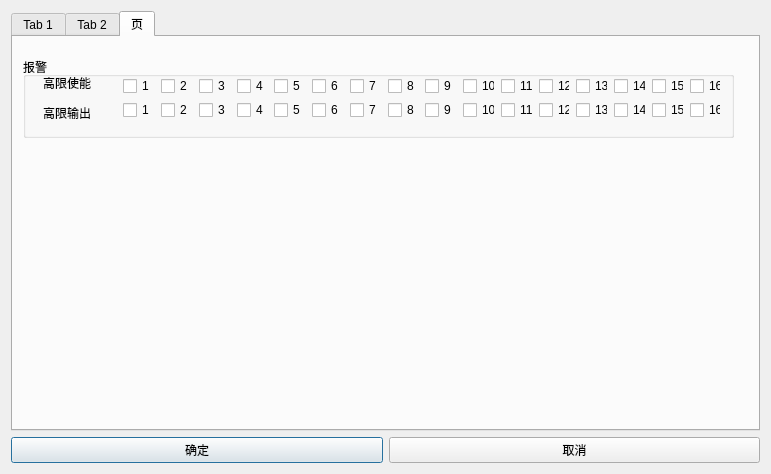
<?xml version="1.0" encoding="UTF-8"?>
<ui version="4.0">
 <class>DO_Editer</class>
 <widget class="QDialog" name="DO_Editer">
  <property name="geometry">
   <rect>
    <x>0</x>
    <y>0</y>
    <width>771</width>
    <height>474</height>
   </rect>
  </property>
  <property name="windowTitle">
   <string>Dialog</string>
  </property>
  <layout class="QGridLayout" name="gridLayout_2">
   <item row="0" column="0">
    <layout class="QGridLayout" name="gridLayout">
     <item row="0" column="0">
      <widget class="QTabWidget" name="tabWidget">
       <property name="currentIndex">
        <number>2</number>
       </property>
       <widget class="QWidget" name="tab">
        <attribute name="title">
         <string>Tab 1</string>
        </attribute>
        <widget class="QGroupBox" name="groupBox">
         <property name="geometry">
          <rect>
           <x>10</x>
           <y>20</y>
           <width>727</width>
           <height>161</height>
          </rect>
         </property>
         <property name="title">
          <string/>
         </property>
         <widget class="QLabel" name="label">
          <property name="geometry">
           <rect>
            <x>21</x>
            <y>20</y>
            <width>24</width>
            <height>16</height>
           </rect>
          </property>
          <property name="text">
           <string>通道</string>
          </property>
         </widget>
         <widget class="QComboBox" name="ChannelCBX">
          <property name="geometry">
           <rect>
            <x>102</x>
            <y>21</y>
            <width>69</width>
            <height>20</height>
           </rect>
          </property>
         </widget>
         <widget class="QLabel" name="label_2">
          <property name="geometry">
           <rect>
            <x>21</x>
            <y>60</y>
            <width>41</width>
            <height>16</height>
           </rect>
          </property>
          <property name="text">
           <string>平台ID</string>
          </property>
         </widget>
         <widget class="QLineEdit" name="SubPrjNameID">
          <property name="geometry">
           <rect>
            <x>101</x>
            <y>60</y>
            <width>133</width>
            <height>20</height>
           </rect>
          </property>
         </widget>
         <widget class="QLineEdit" name="SubPrjName">
          <property name="geometry">
           <rect>
            <x>101</x>
            <y>90</y>
            <width>133</width>
            <height>20</height>
           </rect>
          </property>
         </widget>
         <widget class="QLabel" name="label_17">
          <property name="geometry">
           <rect>
            <x>21</x>
            <y>90</y>
            <width>41</width>
            <height>16</height>
           </rect>
          </property>
          <property name="text">
           <string>点位名</string>
          </property>
         </widget>
         <widget class="QLineEdit" name="SubPrjNum">
          <property name="geometry">
           <rect>
            <x>100</x>
            <y>120</y>
            <width>133</width>
            <height>20</height>
           </rect>
          </property>
         </widget>
         <widget class="QLabel" name="label_18">
          <property name="geometry">
           <rect>
            <x>20</x>
            <y>120</y>
            <width>51</width>
            <height>16</height>
           </rect>
          </property>
          <property name="text">
           <string>分项编号</string>
          </property>
         </widget>
         <widget class="QLabel" name="Linklable">
          <property name="geometry">
           <rect>
            <x>260</x>
            <y>90</y>
            <width>91</width>
            <height>16</height>
           </rect>
          </property>
          <property name="text">
           <string>获取平台参数</string>
          </property>
         </widget>
        </widget>
       </widget>
       <widget class="QWidget" name="tab_2">
        <attribute name="title">
         <string>Tab 2</string>
        </attribute>
        <widget class="QGroupBox" name="groupBox_3">
         <property name="geometry">
          <rect>
           <x>10</x>
           <y>20</y>
           <width>725</width>
           <height>186</height>
          </rect>
         </property>
         <property name="title">
          <string>报警开关</string>
         </property>
         <widget class="QCheckBox" name="EnableCBX">
          <property name="geometry">
           <rect>
            <x>10</x>
            <y>20</y>
            <width>71</width>
            <height>16</height>
           </rect>
          </property>
          <property name="text">
           <string>ENABLE</string>
          </property>
         </widget>
        </widget>
       </widget>
       <widget class="QWidget" name="tab_5">
        <attribute name="title">
         <string>页</string>
        </attribute>
        <widget class="QGroupBox" name="groupBox_5">
         <property name="geometry">
          <rect>
           <x>10</x>
           <y>20</y>
           <width>711</width>
           <height>81</height>
          </rect>
         </property>
         <property name="title">
          <string>报警</string>
         </property>
         <widget class="QWidget" name="layoutWidget_2">
          <property name="geometry">
           <rect>
            <x>100</x>
            <y>44</y>
            <width>598</width>
            <height>18</height>
           </rect>
          </property>
          <layout class="QHBoxLayout" name="DI_DO_OUT_Layout">
           <item>
            <widget class="QCheckBox" name="DI_DO1_OUT">
             <property name="text">
              <string>1</string>
             </property>
            </widget>
           </item>
           <item>
            <widget class="QCheckBox" name="DI_DO2_OUT">
             <property name="text">
              <string>2</string>
             </property>
            </widget>
           </item>
           <item>
            <widget class="QCheckBox" name="DI_DO3_OUT">
             <property name="text">
              <string>3</string>
             </property>
            </widget>
           </item>
           <item>
            <widget class="QCheckBox" name="DI_DO4_OUT">
             <property name="text">
              <string>4</string>
             </property>
            </widget>
           </item>
           <item>
            <widget class="QCheckBox" name="DI_DO5_OUT">
             <property name="text">
              <string>5</string>
             </property>
            </widget>
           </item>
           <item>
            <widget class="QCheckBox" name="DI_DO6_OUT">
             <property name="text">
              <string>6</string>
             </property>
            </widget>
           </item>
           <item>
            <widget class="QCheckBox" name="DI_DO7_OUT">
             <property name="text">
              <string>7</string>
             </property>
            </widget>
           </item>
           <item>
            <widget class="QCheckBox" name="DI_DO8_OUT">
             <property name="text">
              <string>8</string>
             </property>
            </widget>
           </item>
           <item>
            <widget class="QCheckBox" name="DI_DO9_OUT">
             <property name="text">
              <string>9</string>
             </property>
            </widget>
           </item>
           <item>
            <widget class="QCheckBox" name="DI_DO10_OUT">
             <property name="text">
              <string>10</string>
             </property>
            </widget>
           </item>
           <item>
            <widget class="QCheckBox" name="DI_DO11_OUT">
             <property name="text">
              <string>11</string>
             </property>
            </widget>
           </item>
           <item>
            <widget class="QCheckBox" name="DI_DO12_OUT">
             <property name="text">
              <string>12</string>
             </property>
            </widget>
           </item>
           <item>
            <widget class="QCheckBox" name="DI_DO13_OUT">
             <property name="text">
              <string>13</string>
             </property>
            </widget>
           </item>
           <item>
            <widget class="QCheckBox" name="DI_DO14_OUT">
             <property name="text">
              <string>14</string>
             </property>
            </widget>
           </item>
           <item>
            <widget class="QCheckBox" name="DI_DO15_OUT">
             <property name="text">
              <string>15</string>
             </property>
            </widget>
           </item>
           <item>
            <widget class="QCheckBox" name="DI_DO16_OUT">
             <property name="text">
              <string>16</string>
             </property>
            </widget>
           </item>
          </layout>
         </widget>
         <widget class="QWidget" name="layoutWidget_3">
          <property name="geometry">
           <rect>
            <x>100</x>
            <y>20</y>
            <width>598</width>
            <height>18</height>
           </rect>
          </property>
          <layout class="QHBoxLayout" name="DI_DO_ENB_Layout">
           <item>
            <widget class="QCheckBox" name="DI_DO1_ENB">
             <property name="text">
              <string>1</string>
             </property>
            </widget>
           </item>
           <item>
            <widget class="QCheckBox" name="DI_DO2_ENB">
             <property name="text">
              <string>2</string>
             </property>
            </widget>
           </item>
           <item>
            <widget class="QCheckBox" name="DI_DO3_ENB">
             <property name="text">
              <string>3</string>
             </property>
            </widget>
           </item>
           <item>
            <widget class="QCheckBox" name="DI_DO4_ENB">
             <property name="text">
              <string>4</string>
             </property>
            </widget>
           </item>
           <item>
            <widget class="QCheckBox" name="DI_DO5_ENB">
             <property name="text">
              <string>5</string>
             </property>
            </widget>
           </item>
           <item>
            <widget class="QCheckBox" name="DI_DO6_ENB">
             <property name="text">
              <string>6</string>
             </property>
            </widget>
           </item>
           <item>
            <widget class="QCheckBox" name="DI_DO7_ENB">
             <property name="text">
              <string>7</string>
             </property>
            </widget>
           </item>
           <item>
            <widget class="QCheckBox" name="DI_DO8_ENB">
             <property name="text">
              <string>8</string>
             </property>
            </widget>
           </item>
           <item>
            <widget class="QCheckBox" name="DI_DO9_ENB">
             <property name="text">
              <string>9</string>
             </property>
            </widget>
           </item>
           <item>
            <widget class="QCheckBox" name="DI_DO10_ENB">
             <property name="text">
              <string>10</string>
             </property>
            </widget>
           </item>
           <item>
            <widget class="QCheckBox" name="DI_DO11_ENB">
             <property name="text">
              <string>11</string>
             </property>
            </widget>
           </item>
           <item>
            <widget class="QCheckBox" name="DI_DO12_ENB">
             <property name="text">
              <string>12</string>
             </property>
            </widget>
           </item>
           <item>
            <widget class="QCheckBox" name="DI_DO13_ENB">
             <property name="text">
              <string>13</string>
             </property>
            </widget>
           </item>
           <item>
            <widget class="QCheckBox" name="DI_DO14_ENB">
             <property name="text">
              <string>14</string>
             </property>
            </widget>
           </item>
           <item>
            <widget class="QCheckBox" name="DI_DO15_ENB">
             <property name="text">
              <string>15</string>
             </property>
            </widget>
           </item>
           <item>
            <widget class="QCheckBox" name="DI_DO16_ENB">
             <property name="text">
              <string>16</string>
             </property>
            </widget>
           </item>
          </layout>
         </widget>
         <widget class="QLabel" name="label_10">
          <property name="geometry">
           <rect>
            <x>20</x>
            <y>50</y>
            <width>54</width>
            <height>12</height>
           </rect>
          </property>
          <property name="text">
           <string>高限输出</string>
          </property>
         </widget>
         <widget class="QLabel" name="label_3">
          <property name="geometry">
           <rect>
            <x>20</x>
            <y>20</y>
            <width>54</width>
            <height>12</height>
           </rect>
          </property>
          <property name="text">
           <string>高限使能</string>
          </property>
         </widget>
        </widget>
       </widget>
      </widget>
     </item>
     <item row="1" column="0">
      <layout class="QHBoxLayout" name="horizontalLayout">
       <item>
        <widget class="QPushButton" name="ConfirmBtn">
         <property name="text">
          <string>确定</string>
         </property>
        </widget>
       </item>
       <item>
        <widget class="QPushButton" name="CancelBtn">
         <property name="text">
          <string>取消</string>
         </property>
        </widget>
       </item>
      </layout>
     </item>
    </layout>
   </item>
  </layout>
  
  <zorder>tabWidget</zorder>
  <zorder>CancelBtn</zorder>
 </widget>
 <resources/>
 <connections/>
</ui>
